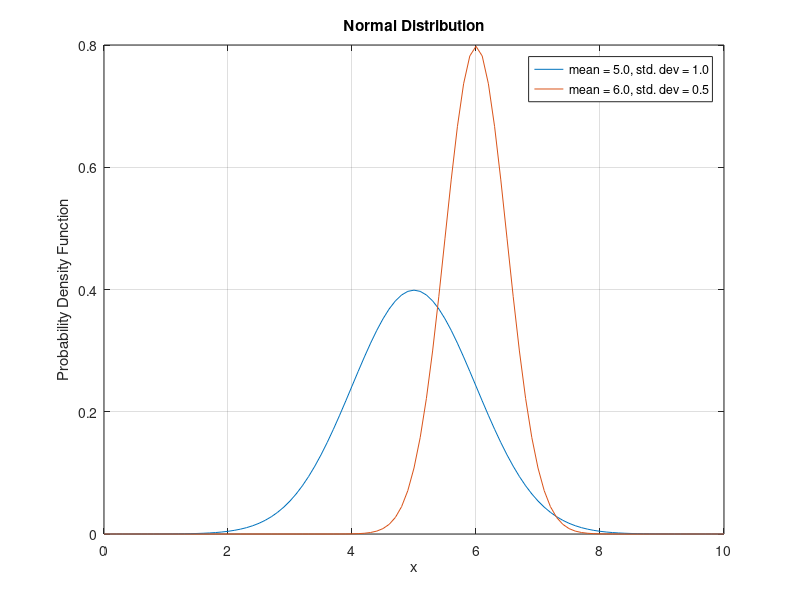

The MATLAB script that drew this image:
clear all;

x=[0:.1:10]
u1=5
s1=1
u2=6
s2=.5

for i=1:101
   f1(i)=1.0/(sqrt(2*pi)*s1)*exp(-(.5*((x(i)-u1)/s1)^2));
   f2(i)=1.0/(sqrt(2*pi)*s2)*exp(-(.5*((x(i)-u2)/s2)^2));
end



plot(x,f1, x, f2)
title("Normal Distribution")
xlabel("x")
ylabel("Probability Density Function")
legend("mean = 5.0, std. dev = 1.0", "mean = 6.0, std. dev = 0.5")
grid
saveas(gcf,'normal.png')
